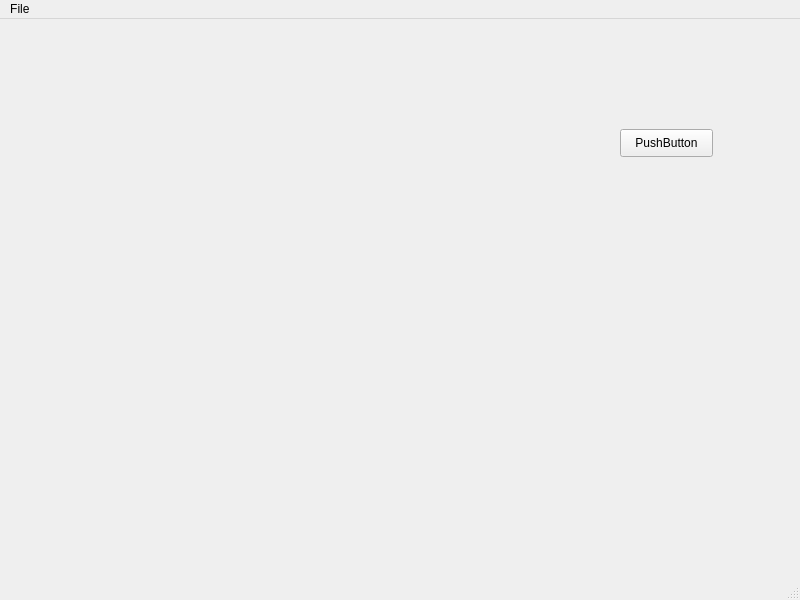
<?xml version="1.0" encoding="UTF-8"?>
<ui version="4.0">
 <class>MainWindow</class>
 <widget class="QMainWindow" name="MainWindow">
  <property name="geometry">
   <rect>
    <x>0</x>
    <y>0</y>
    <width>800</width>
    <height>600</height>
   </rect>
  </property>
  <property name="windowTitle">
   <string>MainWindow</string>
  </property>
  <widget class="QWidget" name="centralwidget">
   <widget class="QLabel" name="label">
    <property name="geometry">
     <rect>
      <x>170</x>
      <y>50</y>
      <width>401</width>
      <height>471</height>
     </rect>
    </property>
    <property name="text">
     <string/>
    </property>
    <property name="pixmap">
     <pixmap resource="button.qrc">:/1.jpg</pixmap>
    </property>
   </widget>
   <widget class="QPushButton" name="pushButton">
    <property name="geometry">
     <rect>
      <x>620</x>
      <y>110</y>
      <width>93</width>
      <height>28</height>
     </rect>
    </property>
    <property name="text">
     <string>PushButton</string>
    </property>
   </widget>
  </widget>
  <widget class="QMenuBar" name="menubar">
   <property name="geometry">
    <rect>
     <x>0</x>
     <y>0</y>
     <width>800</width>
     <height>26</height>
    </rect>
   </property>
   <widget class="QMenu" name="menuFile">
    <property name="title">
     <string>File </string>
    </property>
    <addaction name="actionopen"/>
   </widget>
   <addaction name="menuFile"/>
  </widget>
  <widget class="QStatusBar" name="statusbar"/>
  <action name="actionopen">
   <property name="text">
    <string>open</string>
   </property>
  </action>
 </widget>
 <resources>
  <include location="button.qrc"/>
 </resources>
 <connections>
  <connection>
   <sender>pushButton</sender>
   <signal>clicked()</signal>
   <receiver>label</receiver>
   <slot>clear()</slot>
   <hints>
    <hint type="sourcelabel">
     <x>672</x>
     <y>149</y>
    </hint>
    <hint type="destinationlabel">
     <x>524</x>
     <y>297</y>
    </hint>
   </hints>
  </connection>
 </connections>
</ui>
